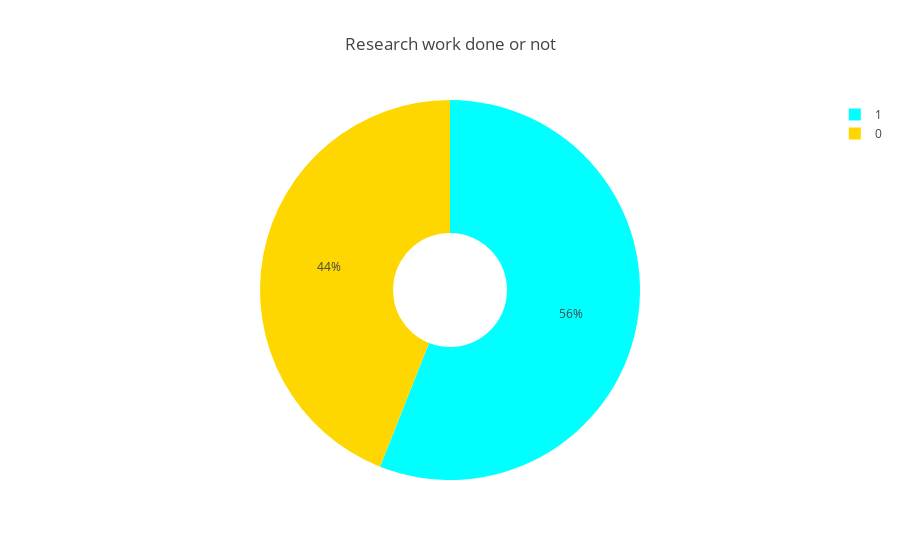

The notebook cell saved with this chart:
### Code cell
# making a pie chart for the analysis of students rather they did research or not.

data_re = data['Research'].value_counts()

label_re = data_re.index
size_re = data_re.values

colors = ['aqua', 'gold']

trace = go.Pie(
         labels = label_re, values = size_re, marker = dict(colors = colors), name = 'Research', hole = 0.3)

df = [trace]

layout1 = go.Layout(
           title = 'Research work done or not')
fig = go.Figure(data = df, layout = layout1)
py.iplot(fig)

### Figure 1 — Plotly figure (JSON) as saved in the notebook; plotly's stock layout.template omitted (floating-point values rounded to 4 significant figures)
{"data": [{"hole": 0.3, "labels": [1, 0], "marker": {"colors": ["aqua", "gold"]}, "name": "Research", "type": "pie", "uid": "349a65e3-b9af-43ae-8bec-ad0102f28096", "values": [280, 220]}], "layout": {"title": {"text": "Research work done or not"}}}
